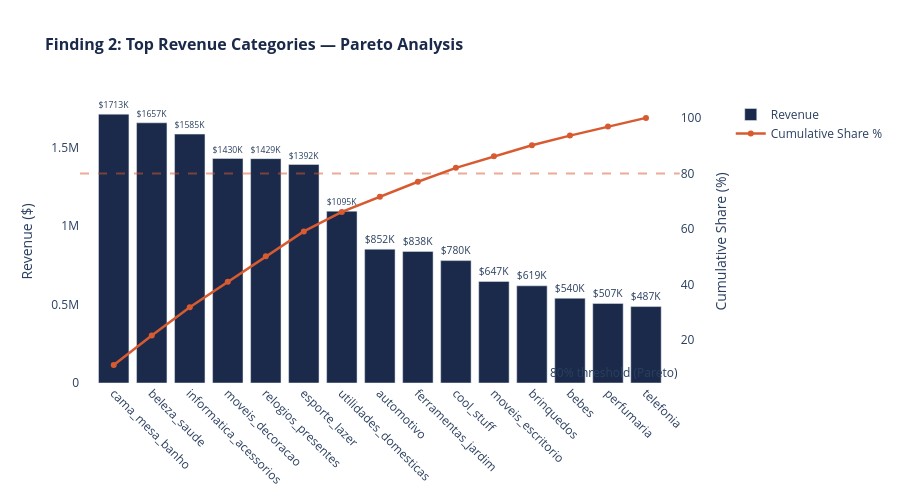

Write notebook code for a chart like this one.
### Code cell
# Category revenue analysis
cat_rev = (master
    .groupby('product_category_name')
    .agg(
        revenue      = ('revenue', 'sum'),
        orders       = ('order_id', 'nunique'),
        avg_price    = ('price', 'mean'),
        items_sold   = ('order_item_id', 'count'))
    .reset_index()
    .sort_values('revenue', ascending=False)
    .head(15))

cat_rev['revenue_share'] = (
    cat_rev['revenue'] / cat_rev['revenue'].sum() * 100)

# Running cumulative share
cat_rev['cumulative_share'] = cat_rev['revenue_share'].cumsum()

fig2 = make_subplots(specs=[[{"secondary_y": True}]])

fig2.add_trace(
    go.Bar(
        x=cat_rev['product_category_name'],
        y=cat_rev['revenue'],
        name='Revenue',
        marker_color='#1B2A4A',
        text=[f"${v/1000:.0f}K" for v in cat_rev['revenue']],
        textposition='outside'),
    secondary_y=False)

fig2.add_trace(
    go.Scatter(
        x=cat_rev['product_category_name'],
        y=cat_rev['cumulative_share'],
        name='Cumulative Share %',
        line=dict(color='#D85A30', width=2.5),
        mode='lines+markers'),
    secondary_y=True)

fig2.add_hline(y=80, line_dash='dash',
               line_color='#D85A30',
               opacity=0.5, secondary_y=True,
               annotation_text='80% threshold (Pareto)')

fig2.update_layout(
    height=500,
    title_text='<b>Finding 2: Top Revenue Categories — Pareto Analysis</b>',
    title_font=dict(size=16, color='#1B2A4A'),
    xaxis_tickangle=45,
    plot_bgcolor='white',
    paper_bgcolor='white')

fig2.update_yaxes(title_text="Revenue ($)", secondary_y=False)
fig2.update_yaxes(title_text="Cumulative Share (%)",
                  secondary_y=True)
fig2.show()

# Pareto finding
top_cats = cat_rev[cat_rev['cumulative_share'] <= 80]
print(f"\n📊 FINDING 2 — KEY NUMBERS:")
print(f"Top {len(top_cats)} categories drive 80% of revenue")
print(f"Top category: {cat_rev.iloc[0]['product_category_name']}"
      f" (${cat_rev.iloc[0]['revenue']:,.0f})")
print(f"\nTop 5 categories:")
for _, row in cat_rev.head(5).iterrows():
    print(f"  {row['product_category_name']:<35} "
          f"${row['revenue']:>10,.0f}  "
          f"({row['revenue_share']:.1f}%)")

### Figure 1 — Plotly figure (JSON) as saved in the notebook; plotly's stock layout.template omitted (floating-point values rounded to 4 significant figures)
{"data": [{"marker": {"color": "#1B2A4A"}, "name": "Revenue", "text": ["$1713K", "$1657K", "$1585K", "$1430K", "$1429K", "$1392K", "$1095K", "$852K", "$838K", "$780K", "$647K", "$619K", "$540K", "$507K", "$487K"], "textposition": "outside", "type": "bar", "x": ["cama_mesa_banho", "beleza_saude", "informatica_acessorios", "moveis_decoracao", "relogios_presentes", "esporte_lazer", "utilidades_domesticas", "automotivo", "ferramentas_jardim", "cool_stuff", "moveis_escritorio", "brinquedos", "bebes", "perfumaria", "telefonia"], "xaxis": "x", "y": [1713000.0, 1657000.0, 1585000.0, 1430000.0, 1429000.0, 1392000.0, 1095000.0, 852300.0, 838300.0, 779700.0, 646800.0, 619000.0, 539800.0, 506700.0, 486900.0], "yaxis": "y"}, {"line": {"color": "#D85A30", "width": 2.5}, "mode": "lines+markers", "name": "Cumulative Share %", "type": "scatter", "x": ["cama_mesa_banho", "beleza_saude", "informatica_acessorios", "moveis_decoracao", "relogios_presentes", "esporte_lazer", "utilidades_domesticas", "automotivo", "ferramentas_jardim", "cool_stuff", "moveis_escritorio", "brinquedos", "bebes", "perfumaria", "telefonia"], "xaxis": "x", "y": [11.0, 21.64, 31.82, 41.01, 50.19, 59.13, 66.16, 71.63, 77.01, 82.02, 86.18, 90.15, 93.62, 96.87, 100.0], "yaxis": "y2"}], "layout": {"annotations": [{"showarrow": false, "text": "80% threshold (Pareto)", "x": 1, "xanchor": "right", "xref": "x domain", "y": 80, "yanchor": "bottom", "yref": "y"}], "height": 500, "paper_bgcolor": "white", "plot_bgcolor": "white", "shapes": [{"line": {"color": "#D85A30", "dash": "dash"}, "opacity": 0.5, "type": "line", "x0": 0, "x1": 1, "xref": "x domain", "y0": 80, "y1": 80, "yref": "y2"}], "title": {"font": {"color": "#1B2A4A", "size": 16}, "text": "<b>Finding 2: Top Revenue Categories — Pareto Analysis</b>"}, "xaxis": {"anchor": "y", "domain": [0, 0.94], "tickangle": 45}, "yaxis": {"anchor": "x", "domain": [0, 1], "title": {"text": "Revenue ($)"}}, "yaxis2": {"anchor": "x", "overlaying": "y", "side": "right", "title": {"text": "Cumulative Share (%)"}}}}
